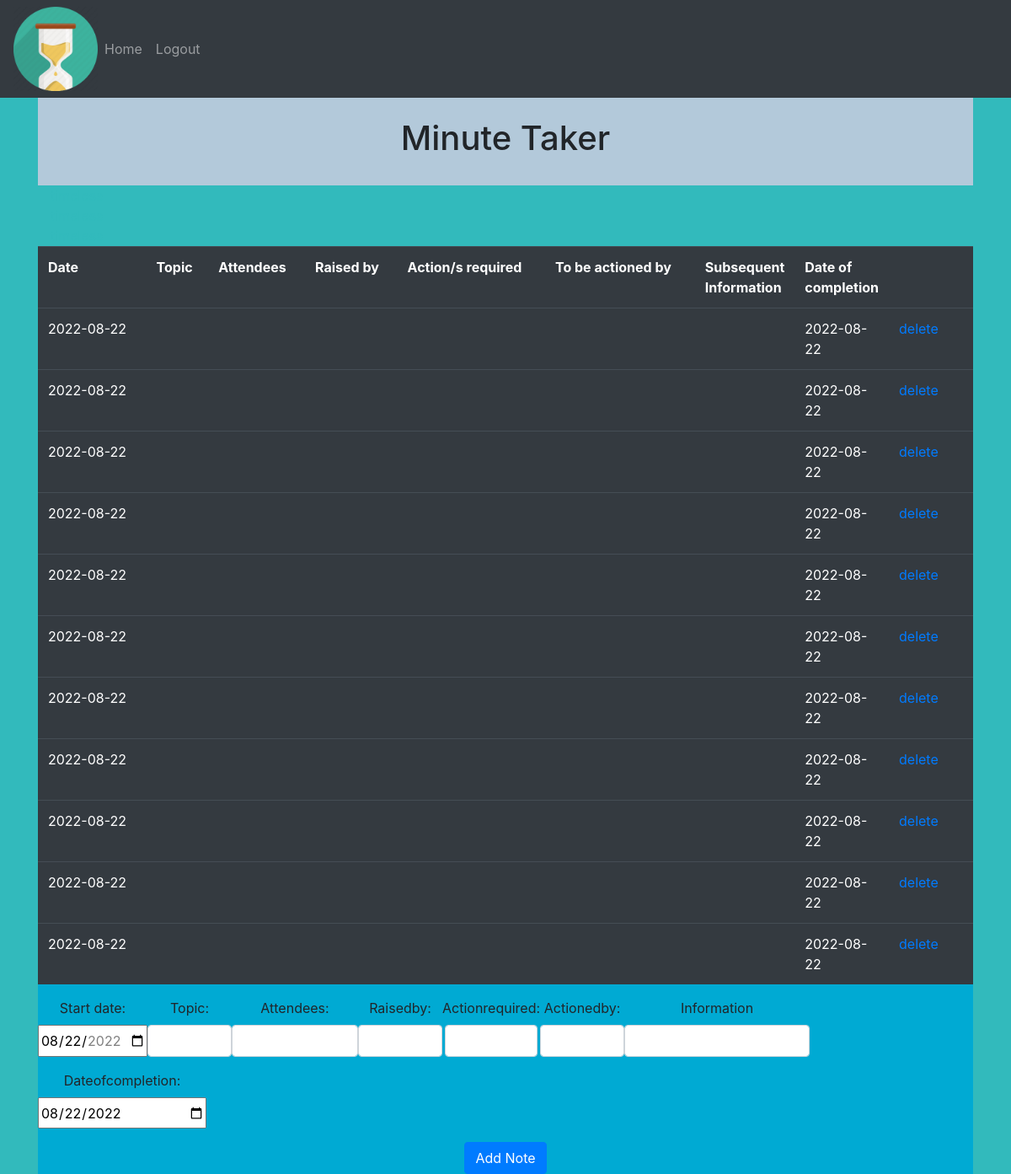
The app's page / (signed in) with its own data.
### website/models.py (models this page shows)
class Note(db.Model):
    id = db.Column(db.Integer, primary_key=True)
    Dates = db.Column(db.String(10000))
    Topic = db.Column(db.String(10000))
    Attendees = db.Column(db.String(10000))
    Raisedby = db.Column(db.String(10000))
    Actionrequired = db.Column(db.String(10000))
    Actionedby  = db.Column(db.String(10000))
    Information	 = db.Column(db.String(10000))
    Dateofcompletion = db.Column(db.String(10000))
    date = db.Column(db.DateTime(timezone=True), default=func.now())
    user_id = db.Column(db.Integer, db.ForeignKey('user.id'))

### website/views.py (the view, shortened to what this page needs)
@views.route('/', methods=['GET', 'POST'])
@login_required
def home():
    return render_template("home.html", user=current_user)

### website/__init__.py (called while the page is built)
def create_app():
    app = Flask(__name__)
    app.config['SECRET_KEY'] = 'hjshjhdjah kjshkjdhjs'
    app.config['SQLALCHEMY_DATABASE_URI'] = f'sqlite:///{DB_NAME}'
    db.init_app(app)
    from .views import views
    from .auth import auth
    app.register_blueprint(views, url_prefix='/')
    app.register_blueprint(auth, url_prefix='/')
    from .models import User, Note
    create_database(app)
    login_manager = LoginManager()
    login_manager.login_view = 'auth.login'
    login_manager.init_app(app)
    @login_manager.user_loader
    def load_user(id):
        return User.query.get(int(id))
    return app

### website/templates/home.html (shortened to what this page needs)
{% extends "base.html" %} {% block title %}Home{% endblock %} {% block content
%}
<div class="container p-4" style="background-color: #b3c9da
;">
  <h1 align="center">Minute Taker</h1>
</div>
  <div class="container">
    <h style="color:rgba(50, 186, 188, 1) ; ;"> timeless</h>
  </div>
<table class="table table-dark" style="width: 1110px; float: left;" >
  <tr>
    <th>Date</th>
    <th>Topic</th>
    <th>Attendees</th>
    <th>Raised by</th>
    <th>Action/s required</th>
    <th>To be actioned by</th>
    <th style="width: 100px;">Subsequent Information</th>
    <th style="width: 100px;">Date of completion</th>
    <th style="width: 100px;"></th>
  </tr>
  {% for note in user.notes %}
  <tr>
    <td>{{ note.Dates }}</td>
    <td>{{ note.Topic }}</td>
    <td>{{ note.Attendees }}</td>
    <td>{{ note.Raisedby }}</td>
    <td>{{ note.Actionrequired }}</td>
    <td>{{ note.Actionedby }}</td>
    <td>{{ note.Information }}</td>
    <td>{{ note.Dateofcompletion }}</td>
    <td><a href="{{url_for('views.delete', id=note.id)}}">delete</a></td>
  </tr>
  {% endfor %}
  <div class="container">
    <h style="color:rgba(50, 186, 188, 1) ; ;"> timeless</h>
  </div>
  <div class="container">
    <h style="color:rgba(50, 186, 188, 1) ; ;"> timeless</h>
  </div>
</table>
<div class="container" style="background-color: #00aad3;">
<form method="POST">
  <div class="row" align="center">
  <div class="form-group">
 <label for="start">Start date:</label><br>
<input type="date" name="note.dates" id="note.dates" style="height: 38px; ;"
       value="2022-08-22"
       min="2022-01-01" max="2022-12-31">
</div>
<div class="form-group">
  <label for="topic">Topic:</label></br>
    <input name="note.topic" id="note.topic" class="form-control" style="width: 100px;"></input>
  </div>
  <div class="form-group">
      <label for="Attendees">Attendees:</label></br>
      <input name="note.Attendees" id="note.Attendees" class="form-control" style="width: 150px;"></input>
    </div>
    <div class="form-group">
      <label for="Raisedby">Raisedby:</label></br>
      <input name="note.Raisedby" id="note.Raisedby" class="form-control" style="width: 100px;"></input>
    </div>
    <div class="form-group">
      <label for="Actionrequired">Actionrequired:</label></br>
      <input name="note.Actionrequired" id="note.Actionrequired" class="form-control" style="width: 110px;"></input>
    </div>
    <div class="form-group">
      <label for="Actionedby">Actionedby:</label></br>
      <input name="note.Actionedby" id="note.Actionedby" class="form-control" style="width: 100px;"></input>
    </div>
    <div class="form-group">
      <label for="Information ">Information</label></br>
      <input name="note.Information" id="note.Information" class="form-control" style="width: 220px;"></input>
    </div>
    <div class="form-group">
      <label for="Dateofcompletion">Dateofcompletion:</label></br>
      <input type="date" name="note.Dateofcompletion" id="note.Dateofcompletion"style="width: 200px;height: 37px;"
       value="2022-08-22"
       min="2022-01-01" max="2025-12-31">
    </div>
  </div>
  <div align="center">
    <button type="submit" class="btn btn-primary">Add Note</button>
  </div>
</form>
</div>
{% endblock %}

### website/templates/base.html (shortened to what this page needs)
<!DOCTYPE html>
<html>
  <head>
    <link
      rel="stylesheet"
      href="https://stackpath.bootstrapcdn.com/bootstrap/4.4.1/css/bootstrap.min.css"
    />
    <link
      rel="stylesheet"
      href="https://stackpath.bootstrapcdn.com/font-awesome/4.7.0/css/font-awesome.min.css"
    />
  </head>
  <body style="background-color:rgba(50, 186, 188, 1) ;">
    <nav class="navbar navbar-expand-lg navbar-dark bg-dark">
      <img src="{{ url_for('static', filename='logo.png') }}" style="height: 100px;">
      <div class="collapse navbar-collapse" id="navbar">
        <div class="navbar-nav">
          {% if user.is_authenticated %}
          <a class="nav-item nav-link" id="home" href="/">Home</a>
          <a class="nav-item nav-link" id="logout" href="/logout">Logout</a>
          {% else %}
          <a class="nav-item nav-link" id="login" href="/login">Login</a>
          <a class="nav-item nav-link" id="signUp" href="/sign-up">Sign Up</a>
          {% endif %}
        </div>
      </div>
    </nav>
    <div class="container">{% block content %} {% endblock %}</div>
  </body>
</html>

### records on screen
Note: Dates "2022-08-22", Dateofcompletion "2022-08-22"
Note: Dates "2022-08-22", Dateofcompletion "2022-08-22"
Note: Dates "2022-08-22", Dateofcompletion "2022-08-22"
Note: Dates "2022-08-22", Dateofcompletion "2022-08-22"
Note: Dates "2022-08-22", Dateofcompletion "2022-08-22"
Note: Dates "2022-08-22", Dateofcompletion "2022-08-22"
Note: Dates "2022-08-22", Dateofcompletion "2022-08-22"
Note: Dates "2022-08-22", Dateofcompletion "2022-08-22"
Note: Dates "2022-08-22", Dateofcompletion "2022-08-22"
Note: Dates "2022-08-22", Dateofcompletion "2022-08-22"
Note: Dates "2022-08-22", Dateofcompletion "2022-08-22"
